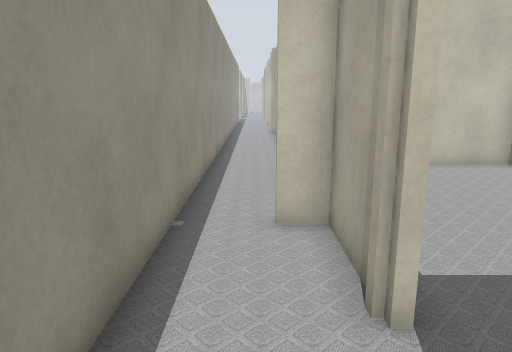
view 1 (above)

24 first-person views from a walk through a world built for the Gazebo simulator. The camera is 1.2 m above the floor, tilts 12° down and sees 70° across. The lines on the ground mark 1 m squares. The floor is counted in squares, 0.5 m on a side. Each view is taken from the middle of a square. On the plan, view 1 faces up. The plan holds only what a view shows up to about 20 squares ahead; the rest is blank. The place goes on beyond the plan. Simple patterns stand in for the simulator's built-in surfaces.

view 2
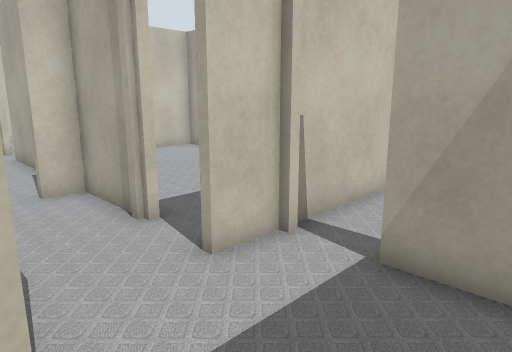

view 3
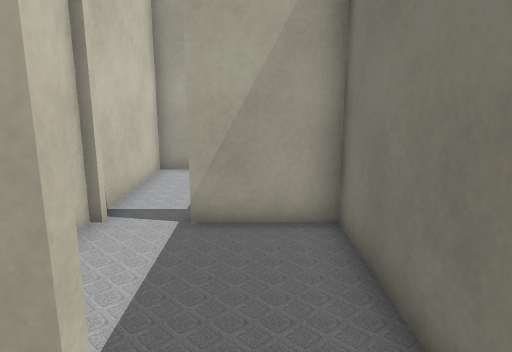

view 4
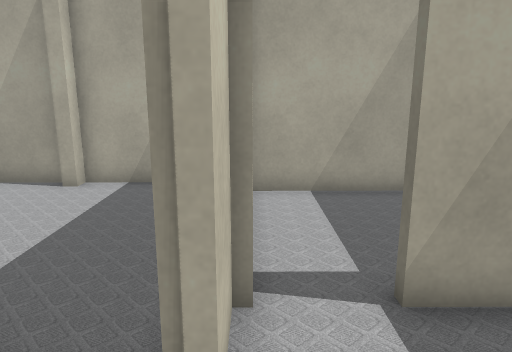

view 5
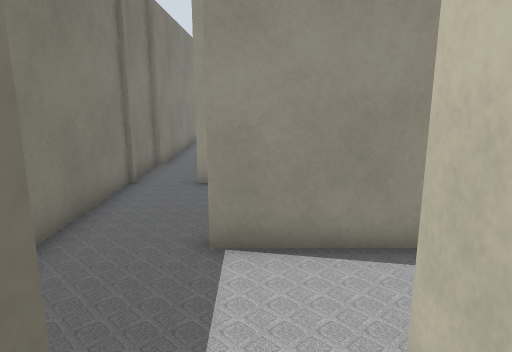

view 6
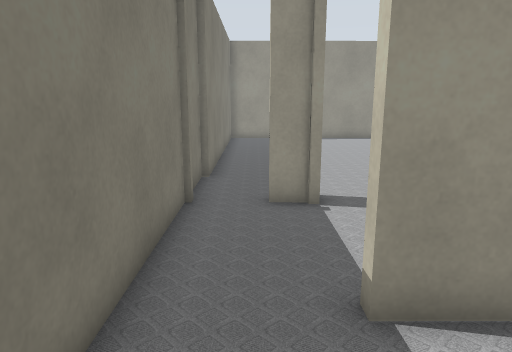

view 7
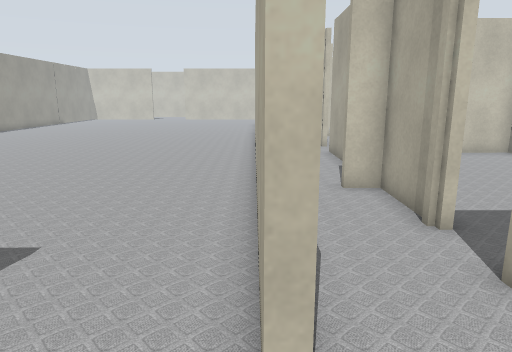

view 8
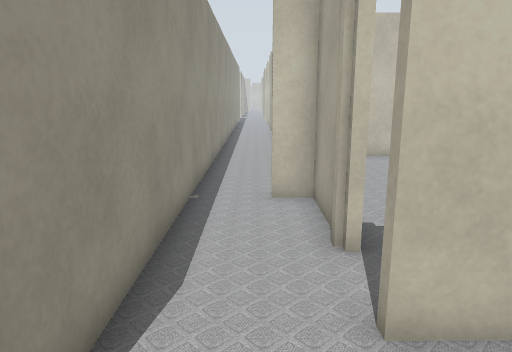

view 9
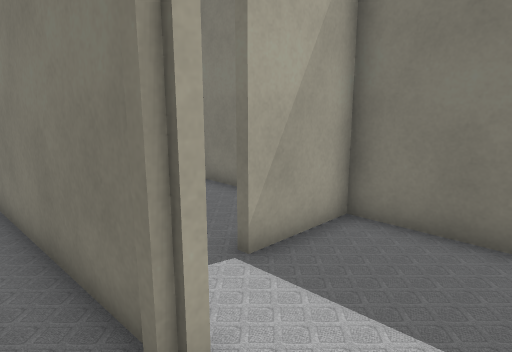

view 10
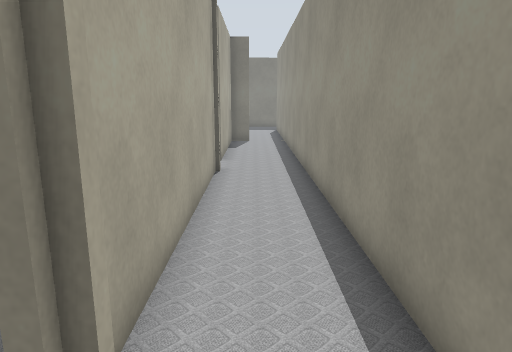

view 11
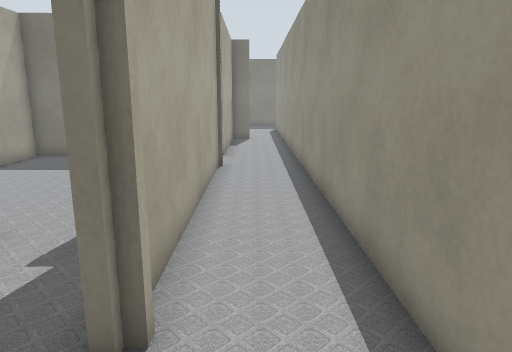

view 12
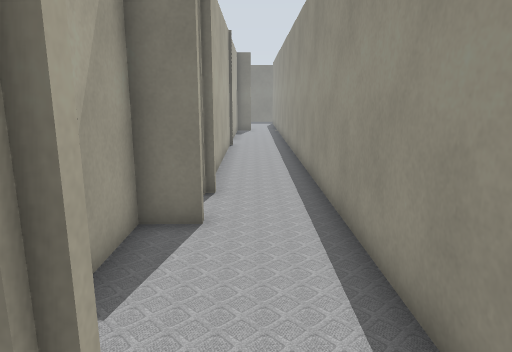

view 13
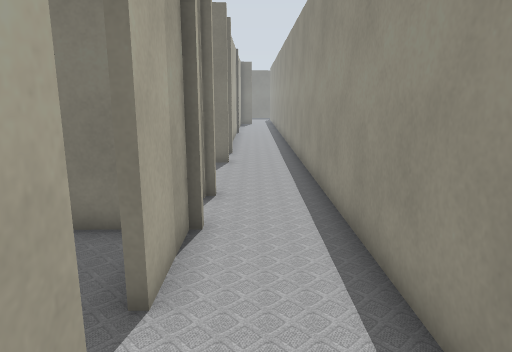

view 14
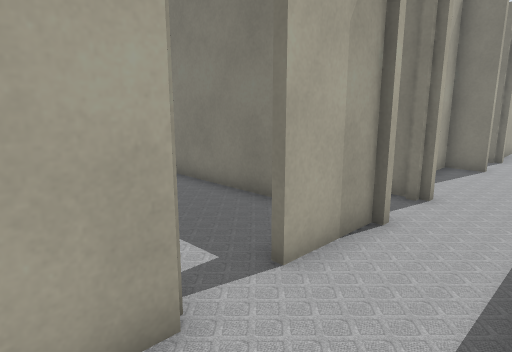

view 15
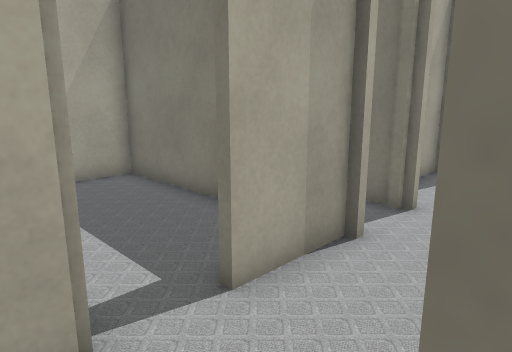

view 16
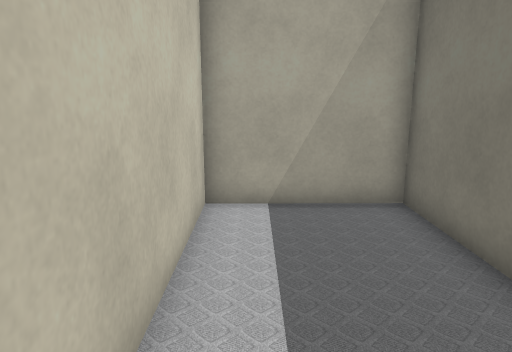

view 17
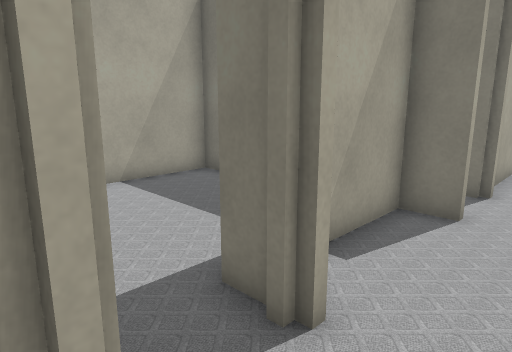

view 18
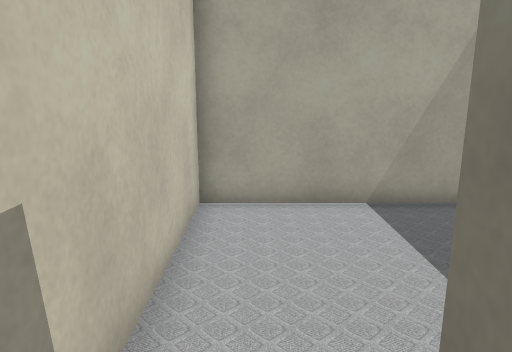

view 19
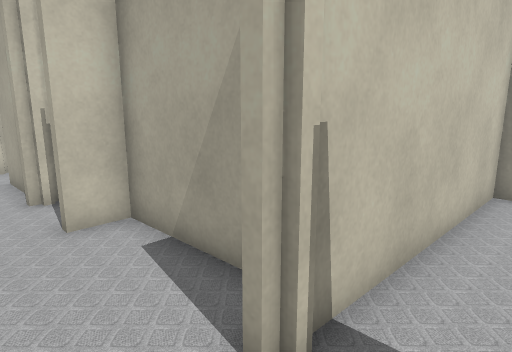

view 20
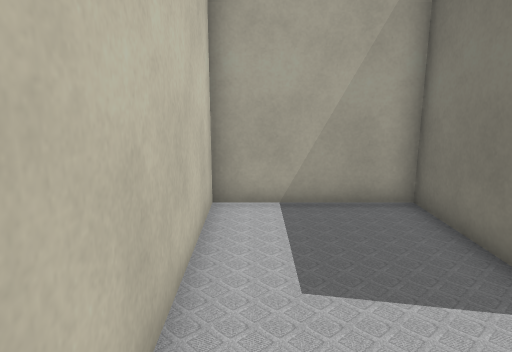

view 21
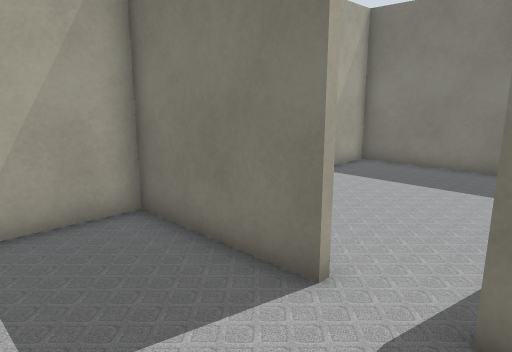

view 22
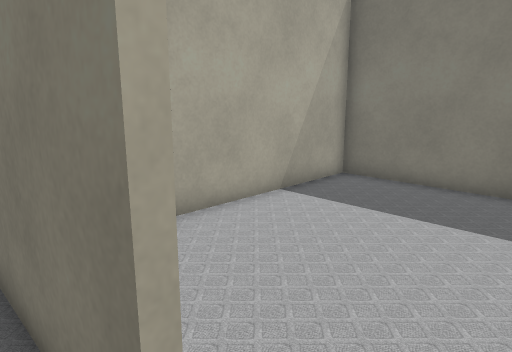

view 23
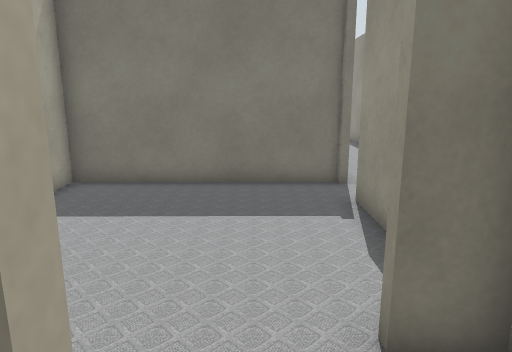

view 24
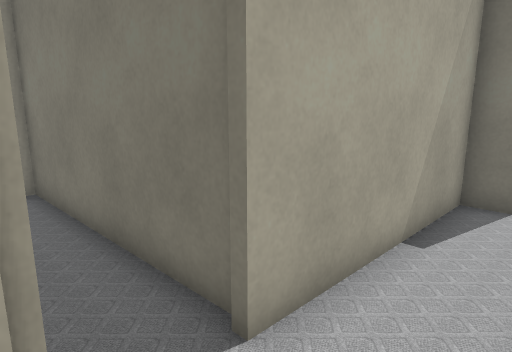

### Floor plan
Ten units are one square. View 1 is at (0, 0); x grows to the right and y downward. Boxes are objects, and circles mark ways between rooms. Rooms are numbered by the first view taken in them; rooms with no view inside come last. Other rooms are left out.
<svg viewBox="-150 -425 249 467">
<path fill="none" stroke="#000" d="M24 -13 14 -13 14 -18M-25 37 29 36 29 7M-16 -24 -16 8 -19 8M-63 5 -63 17M-19 8 -20 -29M-92 37 -70 37M-64 37 -25 37M-145 35 -91 35M63 36 79 36M84 30 84 -13 24 -13M10 -282 23 -282 23 -329 9 -329M14 -155 13 -251M12 -355 12 -382M15 -67 3 -67M-18 -398 -16 -24M14 -35 14 -138M10 -401 10 -417M24 -355 92 -356 92 -402 14 -401M45 -233 93 -233 93 -280 17 -280M16 -177 16 -155M15 -209 27 -209M15 -136 94 -136M94 -125 93 -201M16 -331 26 -331M93 -283 92 -353 15 -353"/>
<circle cx="-20" cy="20" r="3" fill="#2a7"/>
<circle cx="30" cy="0" r="3" fill="#2a7"/>
<circle cx="0" cy="-15" r="3" fill="#2a7"/>
<circle cx="-5" cy="-400" r="3" fill="#2a7"/>
<circle cx="10" cy="-390" r="3" fill="#2a7"/>
<circle cx="20" cy="-270" r="3" fill="#2a7"/>
<circle cx="20" cy="-150" r="3" fill="#2a7"/>
<circle cx="25" cy="-340" r="3" fill="#2a7"/>
<circle cx="35" cy="-230" r="3" fill="#2a7"/>
<text x="0" y="10">1</text>
<text x="-80" y="-180">2</text>
<text x="50" y="10">3</text>
<text x="0" y="-220">4</text>
<text x="-70" y="-420">5</text>
<text x="50" y="-380">6</text>
<text x="50" y="-250">7</text>
<text x="50" y="-180">8</text>
<text x="60" y="-320">9</text>
</svg>
Room 1 opens to room 2. Room 1 opens to room 3. Room 1 opens to room 4. Room 4 opens to room 5. Room 4 opens to room 6. Room 4 opens to room 7. Room 4 opens to room 8. Room 4 opens to room 9. Room 7 opens to room 8.

Where each view was taken, in squares from view 1:
view 1: 0 up, 0 right, facing up
view 2: 3 down, 2 left, facing up-right
view 3: 2 down, 4 left, facing right
view 4: 1 up, 1 left, facing right
view 5: 0 up, 4 right, facing left
view 6: 2 down, 2 right, facing left
view 7: 3 down, 2 left, facing up
view 8: 2 down, 0 right, facing up
view 9: 3 up, 1 left, facing down-right
view 10: 28 up, 0 right, facing down
view 11: 29 up, 0 right, facing down
view 12: 35 up, 0 right, facing down
view 13: 42 up, 0 right, facing down
view 14: 42 up, 2 left, facing down-right
view 15: 41 up, 2 left, facing down-right
view 16: 39 up, 1 right, facing right
view 17: 36 up, 1 left, facing down-right
view 18: 34 up, 1 right, facing right
view 19: 26 up, 1 left, facing up-right
view 20: 27 up, 1 right, facing right
view 21: 27 up, 2 right, facing down-right
view 22: 24 up, 3 right, facing down-right
view 23: 24 up, 4 right, facing down
view 24: 16 up, 1 left, facing down-right
